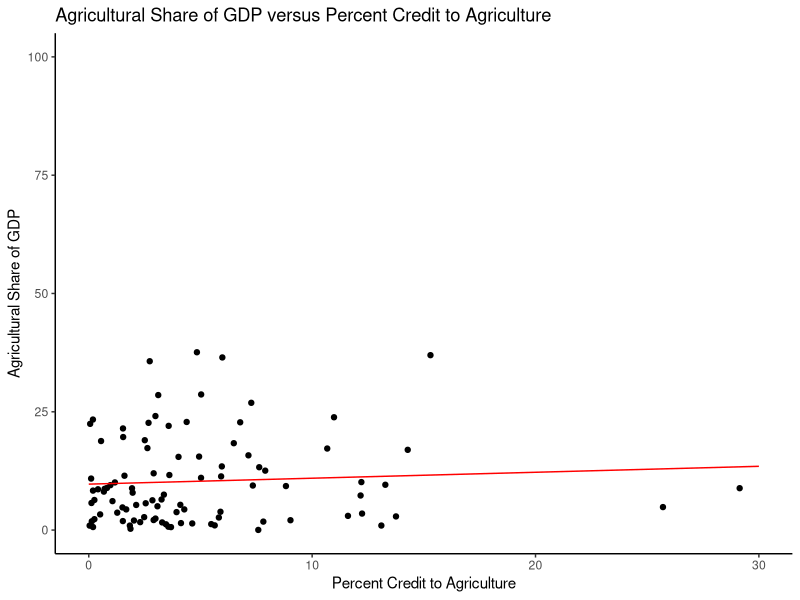
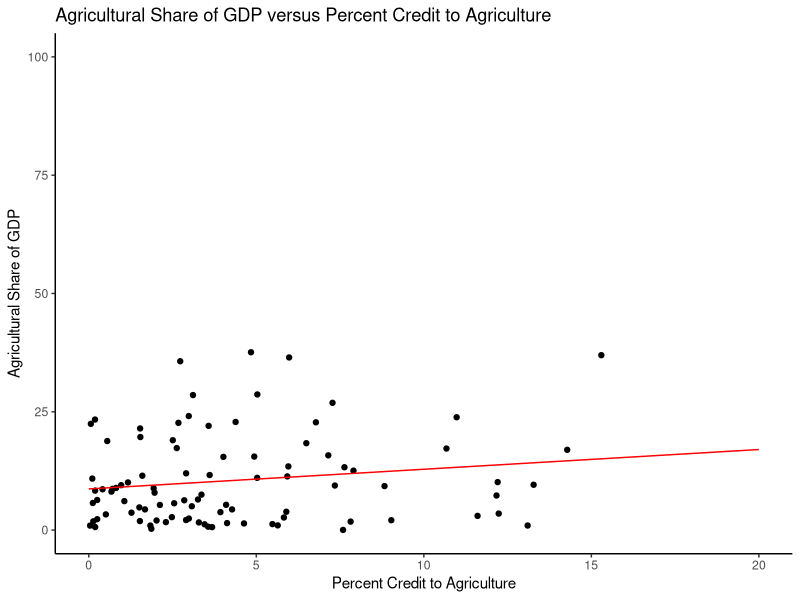
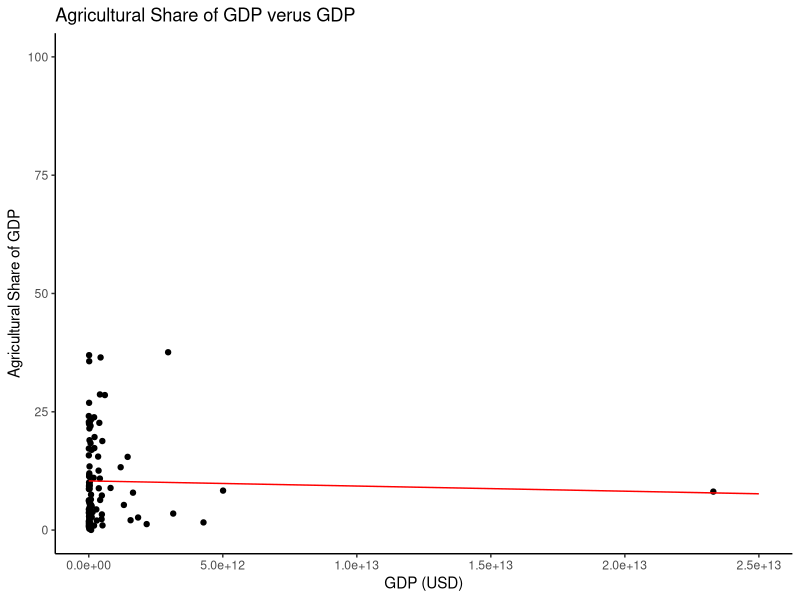
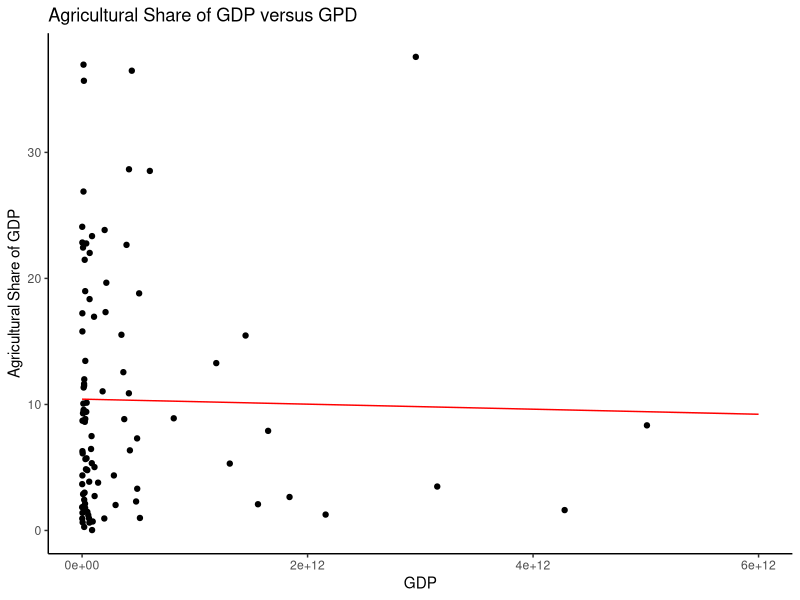
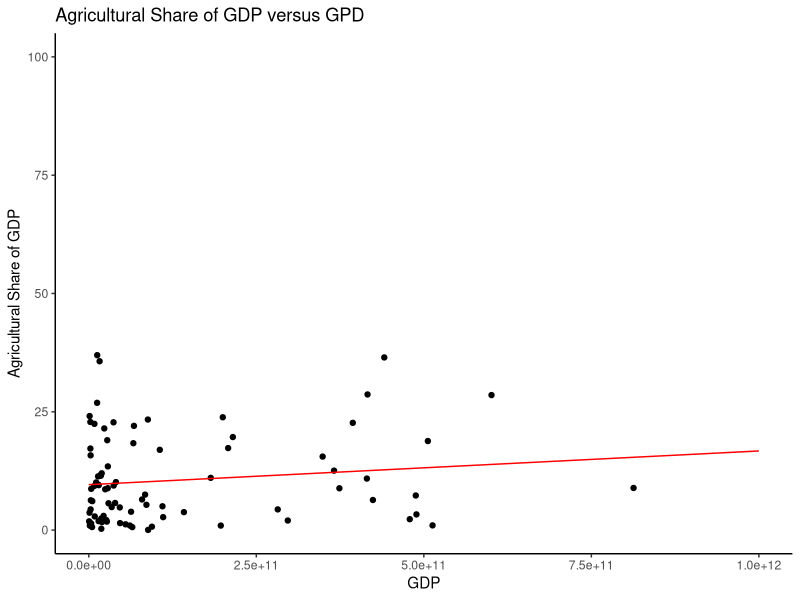
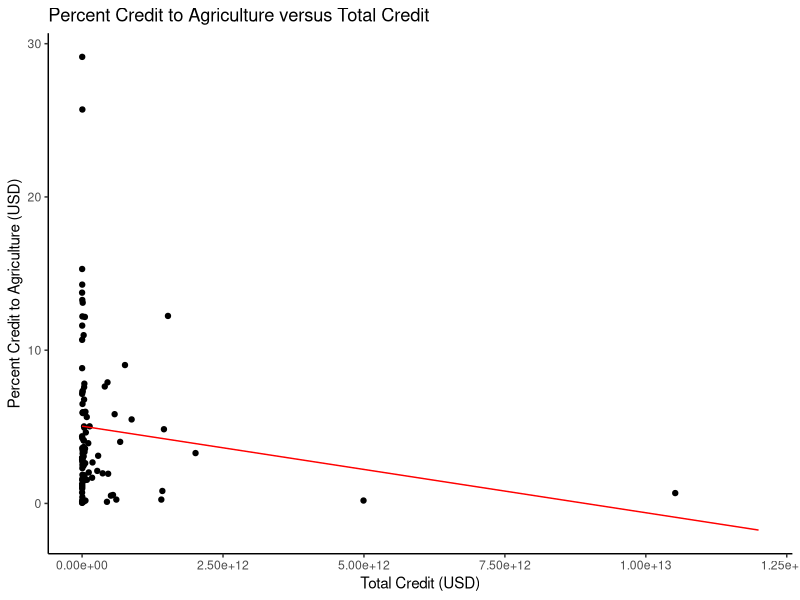
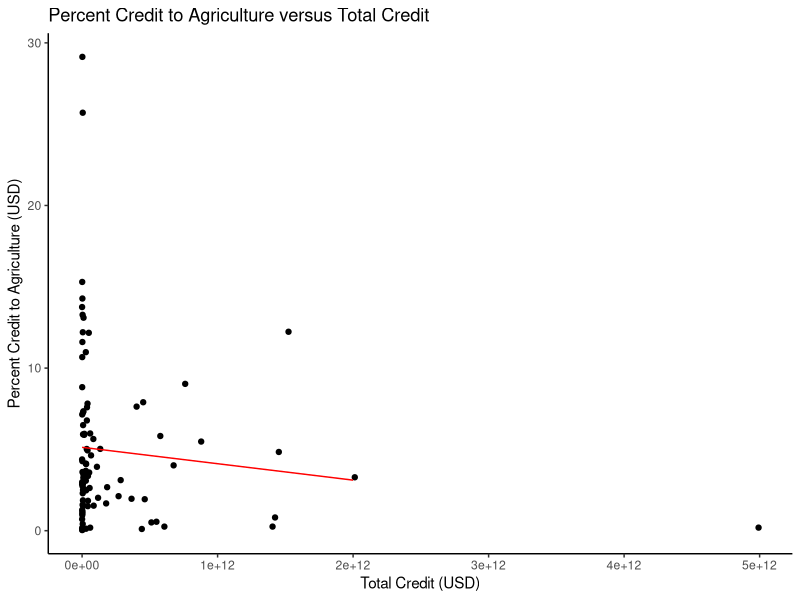
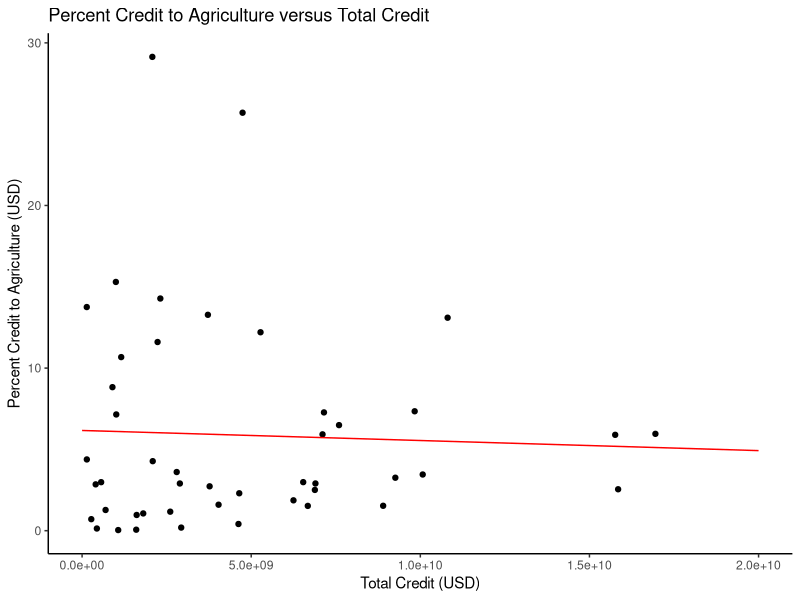

The R script that drew these images, in order:
# Effects of Government Policies for Agriculture

library(tidyverse)
library(ggplot2)

# read csv files
total_credit <- read.csv("total_credit.csv")
credit_to_agriculture <- read.csv("credit_to_agriculture.csv")
GDP_share <- read.csv("API_NV.AGR.TOTL.ZS_DS2_en_csv_v2_6299253.csv")
GDP <- read.csv("API_NY.GDP.MKTP.CD_DS2_en_csv_v2_6298258.csv")

# focus on 2021
GDP <- data.frame("Area" = GDP$"Country.Name", "GDP" = GDP$"X2021")
GDP_share <- data.frame("Area" = GDP_share$"Country.Name", "Share" = GDP_share$"X2021")

# remove NaN
GDP <- na.omit(GDP)
GDP_share <- na.omit(GDP_share)
total_credit <- na.omit(total_credit)
credit_to_agriculture <- na.omit(credit_to_agriculture)

# fix units to USD
total_credit$"Value" <- total_credit$"Value" * 1e6
credit_to_agriculture$"Value" <- credit_to_agriculture$"Value" * 1e6

# sort alphabetically
GDP <- GDP[order(GDP$"Area"), ]
GDP_share <- GDP_share[order(GDP$"Area"), ]
total_credit <- total_credit[order(total_credit$"Area"), ]
credit_to_agriculture <- credit_to_agriculture[order(credit_to_agriculture$"Area"), ]

# keep only the countries that are shared between all three datasets
include <- credit_to_agriculture$"Area" %in% GDP_share$"Area"
credit_to_agriculture <- credit_to_agriculture[include, ]
credit_to_agriculture <- data.frame("Area" = credit_to_agriculture$"Area", "Agr_Credit" = credit_to_agriculture$"Value")

include <- GDP_share$"Area" %in% credit_to_agriculture$"Area"
GDP_share <- GDP_share[include, ]
GDP_share <- data.frame("Area" = GDP_share$"Area", "Share" = GDP_share$"Share")

include <- total_credit$"Area" %in% credit_to_agriculture$"Area"
total_credit <- total_credit[include, ]
total_credit <- data.frame("Area" = total_credit$"Area", "Credit" = total_credit$"Value")

include <- GDP$"Area" %in% credit_to_agriculture$"Area"
GDP <- GDP[include, ]
GDP <- data.frame("Area" = GDP$"Area", "GDP" = GDP$"GDP")

# create data frame for analysis
percent_agr_credit <- credit_to_agriculture$"Agr_Credit" / total_credit$"Credit" * 100
df <- data.frame(credit_to_agriculture, "Credit" = total_credit$"Credit", "Perc_Agr_Cred" = percent_agr_credit, "GDP" = GDP$"GDP", "Share" = GDP_share$"Share")

# plot Agricultural Share of GDP versus Percent Credit to Agriculture
regression <- lm(df$"Share" ~ df$"Perc_Agr_Cred")
coefficients <- coef(regression)
xsample <- c(0, 30)
ysample <- coefficients[1]+coefficients[2]*xsample
sample_df <- data.frame(xsample, ysample)

png("ASGDPvPCA.png", width = 400, height = 300, res = 72)
ggplot(data = df) + 
  geom_point(mapping = aes(x=Perc_Agr_Cred, y=Share)) + 
  ylim(0, 100) + 
  labs(title="Agricultural Share of GDP versus Percent Credit to Agriculture", x="Percent Credit to Agriculture", y="Agricultural Share of GDP") + 
  geom_line(mapping = aes(x=xsample, y=ysample), data=sample_df, color="red") + 
  theme_classic()
dev.off()

# remove the three outliers (ie., Tajikistan, Zimbabwe, and Sudan)
no_outliers_df <- df[order(df$"Perc_Agr_Cred", decreasing=TRUE), ]
no_outliers_df <- no_outliers_df[no_outliers_df$Area != "Tajikistan" & no_outliers_df$Area != "Zimbabwe" & no_outliers_df$"Area" != "Sudan", ]

regression <- lm(no_outliers_df$"Share" ~ no_outliers_df$"Perc_Agr_Cred")
coefficients <- coef(regression)
xsample <- c(0, 20)
ysample <- coefficients[1]+coefficients[2]*xsample
sample_df <- data.frame(xsample, ysample)

png("ASGDPvPCA_no_outliers.png", width = 400, height = 300, res = 72)
ggplot(data = no_outliers_df) + 
  geom_point(mapping = aes(x=Perc_Agr_Cred, y=Share)) + 
  ylim(0, 100) + 
  labs(title="Agricultural Share of GDP versus Percent Credit to Agriculture", x="Percent Credit to Agriculture", y="Agricultural Share of GDP") + 
  geom_line(mapping = aes(x=xsample, y=ysample), data=sample_df, color="red") + 
  theme_classic()
dev.off()

# plot Agricultural Share of GDP versus GDP
regression <- lm(df$"Share" ~ df$"GDP")
coefficients <- coef(regression)
xsample <- c(0, 2.5e13)
ysample <- coefficients[1]+coefficients[2]*xsample
sample_df <- data.frame(xsample, ysample)

png("ASGDPvGDP.png", width = 400, height = 300, res = 72)
ggplot(data = df) + 
  geom_point(mapping = aes(x=GDP, y=Share)) + 
  xlim(0, 2.5e13) + 
  ylim(0, 100) + 
  labs(title="Agricultural Share of GDP verus GDP", x="GDP (USD)", y="Agricultural Share of GDP") + 
  geom_line(mapping = aes(x=xsample, y=ysample), data=sample_df, color="red") + 
  theme_classic()
dev.off()

# remove outliers (ie., United States of America)
no_outliers_df <- df[order(df$"GDP", decreasing=TRUE), ]
no_outliers_df <- no_outliers_df[no_outliers_df$Area != "United States of America", ]

regression <- lm(no_outliers_df$"Share" ~ no_outliers_df$"GDP")
coefficients <- coef(regression)
xsample <- c(0, 6e12)
ysample <- coefficients[1]+coefficients[2]*xsample
sample_df <- data.frame(xsample, ysample)

png("ASGDPvGDP_no_outliers.png", width = 400, height = 300, res = 72)
ggplot(data = no_outliers_df) + 
  geom_point(mapping = aes(x=GDP, y=Share)) + 
  labs(title="Agricultural Share of GDP versus GPD", x="GDP", y="Agricultural Share of GDP") + 
  geom_line(mapping = aes(x=xsample, y=ysample), data=sample_df, color="red") + 
  theme_classic()
dev.off()

# remove GDP > 1e12 USD
no_outliers_df <- df[order(df$"GDP", decreasing=TRUE), ]
no_outliers_df <- no_outliers_df[no_outliers_df$GDP < 1e12, ]

regression <- lm(no_outliers_df$"Share" ~ no_outliers_df$"GDP")
coefficients <- coef(regression)
xsample <- c(0, 1e12)
ysample <- coefficients[1]+coefficients[2]*xsample
sample_df <- data.frame(xsample, ysample)

png("ASGDPvGDP_lt1e12.png", width = 400, height = 300, res = 72)
ggplot(data = no_outliers_df) + 
  geom_point(mapping = aes(x=GDP, y=Share)) + 
  xlim(0, 1e12) + 
  ylim(0, 100) + 
  labs(title="Agricultural Share of GDP versus GPD", x="GDP", y="Agricultural Share of GDP") + 
  geom_line(mapping = aes(x=xsample, y=ysample), data=sample_df, color="red") + 
  theme_classic()
dev.off()

#plot Percent Credit to Agriculture versus Total Credit
regression <- lm(df$"Perc_Agr_Cred" ~ df$"Credit")
coefficients <- coef(regression)
xsample <- c(0, 1.2e13)
ysample <- coefficients[1]+coefficients[2]*xsample
sample_df <- data.frame(xsample, ysample)

png("PCAvTC.png", width = 400, height = 300, res = 72)
ggplot(data = df) + 
  geom_point(mapping = aes(x=Credit, y=Perc_Agr_Cred)) + 
  labs(title="Percent Credit to Agriculture versus Total Credit", x="Total Credit (USD)", y="Percent Credit to Agriculture (USD)") + 
  geom_line(mapping = aes(x=xsample, y=ysample), data=sample_df, color="red") + 
  theme_classic()
dev.off()

# remove outlier (ie., United States of America)
no_outliers_df <- df[order(df$"Credit", decreasing=TRUE), ]
no_outliers_df <- no_outliers_df[no_outliers_df$"Area" != "United States of America", ]

regression <- lm(no_outliers_df$"Perc_Agr_Cred" ~ no_outliers_df$"Credit")
coefficients <- coef(regression)
xsample <- c(0, 2e12)
ysample <- coefficients[1]+coefficients[2]*xsample
sample_df <- data.frame(xsample, ysample)

png("PCAvTC_no_outliers.png", width = 400, height = 300, res = 72)
ggplot(data = no_outliers_df) + 
  geom_point(mapping = aes(x=Credit, y=Perc_Agr_Cred)) + 
  labs(title="Percent Credit to Agriculture versus Total Credit", x="Total Credit (USD)", y="Percent Credit to Agriculture (USD)") + 
  geom_line(mapping = aes(x=xsample, y=ysample), data=sample_df, color="red") + 
  theme_classic()
dev.off()

# remove "rich" countries
no_outliers_df <- df[order(df$"Credit", decreasing=TRUE), ]
no_outliers_df <- no_outliers_df[no_outliers_df$"Credit" < 2e10, ]

regression <- lm(no_outliers_df$"Perc_Agr_Cred" ~ no_outliers_df$"Credit")
coefficients <- coef(regression)
xsample <- c(0, 2e10)
ysample <- coefficients[1]+coefficients[2]*xsample
sample_df <- data.frame(xsample, ysample)

png("PCAvTC_lt2e10.png", width = 400, height = 300, res = 72)
ggplot(data = no_outliers_df) + 
  geom_point(mapping = aes(x=Credit, y=Perc_Agr_Cred)) + 
  labs(title="Percent Credit to Agriculture versus Total Credit", x="Total Credit (USD)", y="Percent Credit to Agriculture (USD)") + 
  geom_line(mapping = aes(x=xsample, y=ysample), data=sample_df, color="red") + 
  theme_classic()
dev.off()

# Analyze United States over Time

# read csv files
US_total_credit <- read.csv("US_total_credit.csv")
US_credit_to_agriculture <- read.csv("US_credit_to_agriculture.csv")
US_GDP_share <- read.csv("API_NV.AGR.TOTL.ZS_DS2_en_csv_v2_6299253.csv")
US_GDP <- read.csv("API_NY.GDP.MKTP.CD_DS2_en_csv_v2_6298258.csv")

# clean US GDP data
US_GDP_share <- US_GDP_share[US_GDP_share$"Country.Name" == "United States of America", ]
US_GDP_share <- US_GDP_share[ , grepl("^X", names(US_GDP_share))]
US_GDP_share <- US_GDP_share[ , 38:62]
US_GDP_share <- data.frame("Year" = c(1997:2021), "Share" = t(US_GDP_share[1, ]))
US_GDP_share <- data.frame("Year" = c(1997:2021), "Share" = US_GDP_share$"X252")

US_GDP <- US_GDP[US_GDP$"Country.Name" == "United States of America", ]
US_GDP <- US_GDP[ , grepl("^X", names(US_GDP))]
US_GDP <- US_GDP[ , 38:62]
US_GDP <- data.frame("Year" = c(1997:2021), "GDP" = t(US_GDP[1, ]))
US_GDP <- data.frame("Year" = c(1997:2021), "GDP" = US_GDP$"X252")

# clean US credit data
US_total_credit <- US_total_credit[7:31, ]
US_credit_to_agriculture <- US_credit_to_agriculture[7:31, ]

US_total_credit$"Value" <- US_total_credit$"Value" * 1e6
US_credit_to_agriculture$"Value" <- US_credit_to_agriculture$"Value" * 1e6

US_total_credit <- data.frame("Year" = US_total_credit$"Year", "Credit" = US_total_credit$"Value")
US_credit_to_agriculture <- data.frame("Year" = US_credit_to_agriculture$"Year", "Agr_Credit" = US_credit_to_agriculture$"Value")
US_percent_agr_credit <- US_credit_to_agriculture$"Agr_Credit" / US_total_credit$"Credit" * 100

# create data frame for analysis
US_df <- data.frame(US_credit_to_agriculture, "Credit" = US_total_credit$"Credit", "Perc_Agr_Cred" = US_percent_agr_credit, "GDP" = US_GDP$"GDP", "Share" = US_GDP_share$"Share")

# plot Total Credit, Credit to Agriculture, and GDP versus Time in the United States
long_df <- US_df[ , c(1, 2, 3, 5)]
long_df <- long_df %>% pivot_longer(cols = c(Agr_Credit, Credit, GDP), names_to = "Category", values_to = "Value")

png("US_GvT.png", width = 400, height = 300, res = 72)
ggplot(long_df, aes(x = Year, y = Value, color = Category)) +
  geom_point() +
  theme_classic() +
  labs(title = "Total Credit, Credit to Agriculture, and GDP", x = "Year", y = "USD", color = "Legend") + 
  scale_color_manual(values = c("Agr_Credit" = "red", "Credit" = "blue", "GDP" = "black"),
                     labels = c("Credit to Agriculture", "Total Credit", "GDP"))
dev.off()

# plot Percent Credit to Agriculture and Agricultural Share of GDP versus Time
long_df <- US_df[ , c(1, 4, 6)]
long_df <- long_df %>% pivot_longer(cols = c(Perc_Agr_Cred, Share), names_to = "Category", values_to = "Value")

png("US_AvT.png", width = 400, height = 300, res = 72)
ggplot(long_df, aes(x = Year, y = Value, color = Category)) +
  geom_point() +
  theme_classic() +
  labs(title = "Percent Credit to Agriculture and Agricultural Share of GDP", x = "Year", y = "Percent", color = "Legend") + 
  scale_color_manual(values = c("Perc_Agr_Cred" = "red", "Share" = "black"),
                     labels = c("Percent Credit to Agriculture", "Agricultural Share of GDP"))
dev.off()

regression <- lm(US_df$Perc_Agr_Cred ~ US_df$Share)
